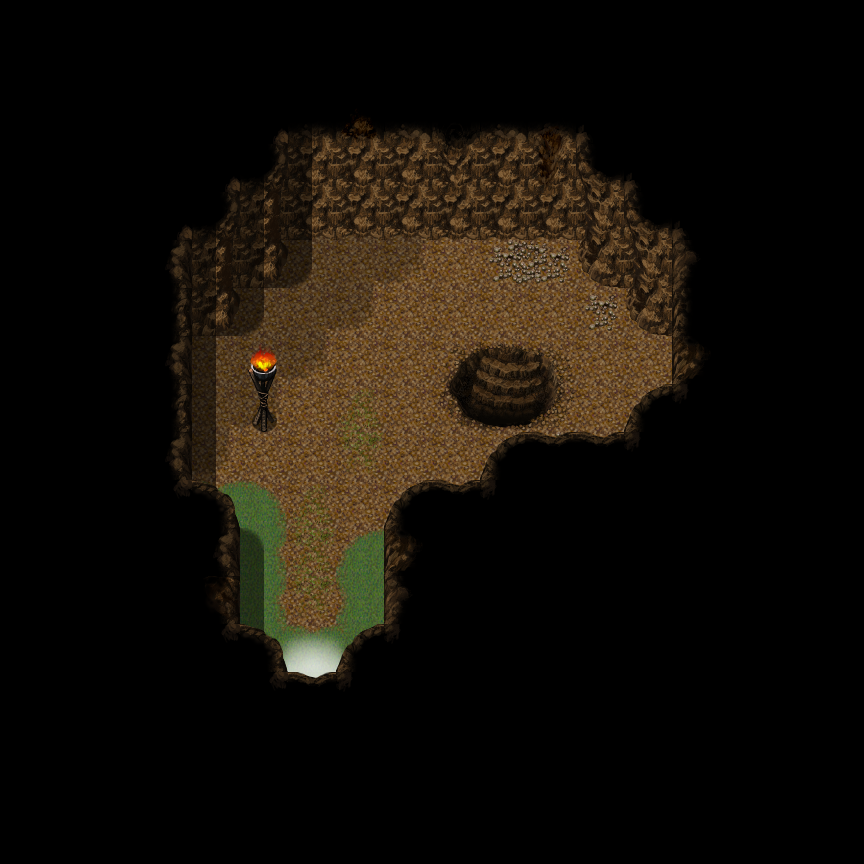

Tiled map render using the project's own tile images. Description and the map definition, with tile-layer contents summarised, below:
An orthogonal 36x36 tile map with 24x24 px tiles, 9 tile layers (under0_none, under1_ground, under2_fire, under3_none, ...), 11 tilesets and 28 objects (2x honeywood_forest_cave, 2x honeywood_cave_b1_1, discover).

<map version="1.5" tiledversion="1.7.2" orientation="orthogonal" renderorder="right-down" width="36" height="36" tilewidth="24" tileheight="24" infinite="0" nextlayerid="16" nextobjectid="47">
 <properties>
  <property name="bgm" value="bgm_cave" />
  <property name="lightmap_player" value="light_player" />
  <property name="step_sound" value="stone" />
 </properties>
 <tileset firstgid="1" name="honeywood_cave" tilewidth="24" tileheight="24" tilecount="500" columns="25">
  <image source="tilesets/honeywood_cave.png" width="600" height="480" />
 </tileset>
 <tileset firstgid="501" source="tilesets/fsm_dungeon01_a1.tsx" />
 <tileset firstgid="1269" source="tilesets/fsm_dungeon01_a2.tsx" />
 <tileset firstgid="2037" source="tilesets/fsm_dungeon01_a4.tsx" />
 <tileset firstgid="2997" source="tilesets/fsm_dungeon01_a5.tsx" />
 <tileset firstgid="3509" source="tilesets/fsm_dungeon01_b.tsx" />
 <tileset firstgid="4533" source="tilesets/fsm_dungeon01_c.tsx" />
 <tileset firstgid="5557" source="tilesets/fsm_dungeon01_d.tsx" />
 <tileset firstgid="6581" source="tilesets/fsm_flame03.tsx" />
 <tileset firstgid="7349" source="tilesets/fsm_flame01.tsx" />
 <tileset firstgid="8117" source="tilesets/fsm_flame04.tsx" />
 <layer id="2" name="under0_none" width="36" height="36">
  <data>[1296 cells, 0 non-empty, 0 distinct tile ids]</data>
 </layer>
 <layer id="3" name="under1_ground" width="36" height="36">
  <data>[1296 cells, 1296 non-empty, 185 distinct tile ids]</data>
 </layer>
 <layer id="1" name="under2_fire" width="36" height="36">
  <data>[1296 cells, 2 non-empty, 2 distinct tile ids]</data>
 </layer>
 <layer id="4" name="under3_none" width="36" height="36">
  <data>[1296 cells, 0 non-empty, 0 distinct tile ids]</data>
 </layer>
 <layer id="5" name="under4_none" width="36" height="36">
  <data>[1296 cells, 0 non-empty, 0 distinct tile ids]</data>
 </layer>
 <layer id="6" name="under5_none" width="36" height="36">
  <data>[1296 cells, 0 non-empty, 0 distinct tile ids]</data>
 </layer>
 <layer id="7" name="over6_light" width="36" height="36">
  <data>[1296 cells, 14 non-empty, 14 distinct tile ids]</data>
 </layer>
 <layer id="8" name="over7_rocks" width="36" height="36">
  <data>[1296 cells, 40 non-empty, 12 distinct tile ids]</data>
 </layer>
 <layer id="9" name="over8_none" width="36" height="36">
  <data>[1296 cells, 0 non-empty, 0 distinct tile ids]</data>
 </layer>
 <objectgroup color="#0055ff" id="10" name="sound" />
 <objectgroup color="#aa0000" id="11" name="collision">
  <object id="1" x="0" y="0" width="864" height="240" />
  <object id="2" x="0" y="240" width="288" height="48" />
  <object id="3" x="576" y="240" width="288" height="48" />
  <object id="4" x="624" y="288" width="240" height="48" />
  <object id="6" x="0" y="288" width="240" height="48" />
  <object id="7" x="0" y="336" width="192" height="192" />
  <object id="8" x="672" y="336" width="192" height="96" />
  <object id="9" x="0" y="528" width="240" height="144" />
  <object id="10" x="384" y="528" width="480" height="144" />
  <object id="12" x="480" y="480" width="384" height="48" />
  <object id="13" x="624" y="432" width="240" height="48" />
  <object id="15" x="0" y="720" width="864" height="144" />
  <object id="16" x="336" y="672" width="528" height="48" />
  <object id="17" x="0" y="672" width="288" height="48" />
  <object id="20" x="240" y="384" width="48" height="48" />
  <object id="27" x="456" y="348" width="24" height="84" />
  <object id="28" x="480" y="408" width="48" height="24" />
  <object id="29" x="528" y="348" width="24" height="84" />
 </objectgroup>
 <objectgroup color="#55aaff" id="13" name="spawn">
  <object id="19" name="honeywood_forest_cave" x="288" y="672" width="48" height="24" />
  <object id="32" name="honeywood_cave_b1_1" x="480" y="360" width="48" height="24" />
 </objectgroup>
 <objectgroup color="#ffff7f" id="12" name="portal">
  <object id="18" name="honeywood_forest_cave" x="288" y="696" width="48" height="24" />
  <object id="30" name="honeywood_cave_b1_1" x="480" y="384" width="48" height="24" />
 </objectgroup>
 <objectgroup color="#ff55ff" id="15" name="event">
  <object id="25" name="found_honeywood_cave" type="discover" x="288" y="672" width="48" height="24" />
 </objectgroup>
 <objectgroup color="#ffffff" id="14" name="lights">
  <object id="42" x="240" y="336" width="48" height="48" />
  <object id="43" x="216" y="528" width="48" height="48" />
  <object id="44" x="360" y="528" width="48" height="48" />
  <object id="45" x="288" y="552" width="48" height="48" />
  <object id="46" x="288" y="624" width="48" height="48" />
 </objectgroup>
</map>
